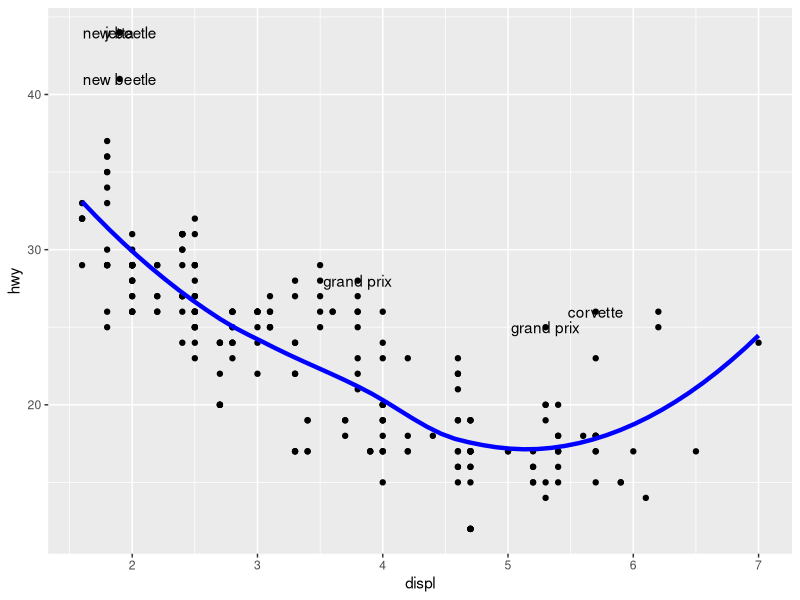
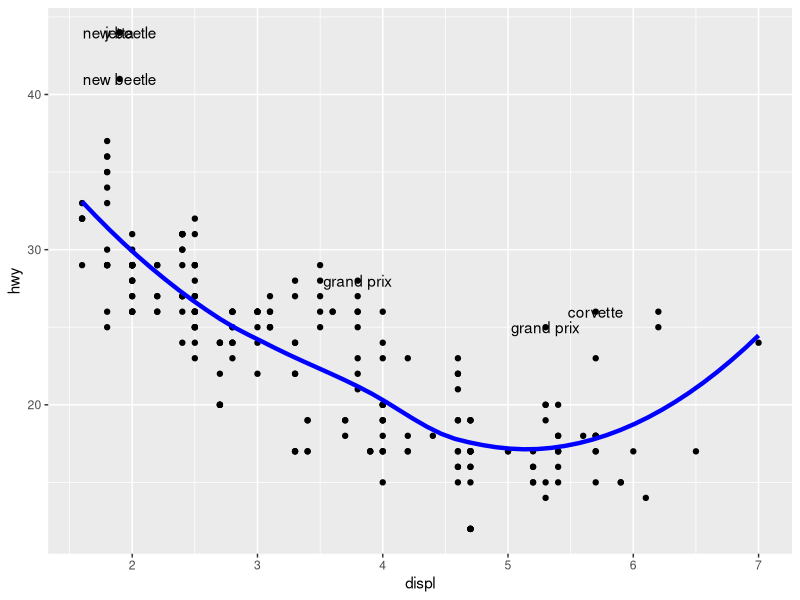

The R script that drew these images, in order:

# -------------------------------------------------------------------------

library(ggplot2)
library(dplyr)
# -------------------------------------------------------------------------

             # data 
# The data on each layer doesn’t need to be the same, and it’s often useful
# to combine multiple datasets in a single plot.

# -------------------------------------------------------------------------

# Loess short for Local Regression is a non-parametric approach that fits multiple #regressions in local neighborhood. 
mod <- loess(hwy ~ displ, data = mpg)

# generate a sequence of 50 nos using min-max of displ
grid <- tibble(displ = seq(min(mpg$displ), max(mpg$displ), length = 50))

# use the mod to predict a value for hwy
grid$hwy <- predict(mod, newdata = grid)

# grid output 

# -------------------------------------------------------------------------

grid


# -------------------------------------------------------------------------

# Next, I’ll isolate observations that are particularly far away from their
# predicted values:

# -------------------------------------------------------------------------
std_resid <- resid(mod)/ mod$s

outlier <- filter(mpg, abs(std_resid) >2)
outlier

# -------------------------------------------------------------------------

# 
# I’ve generated these datasets because it’s common to enhance the display
# of raw data with a statistical summary and some annotations. With these
# new datasets, I can improve our initial scatterplot by overlaying a smoothed
# line, and labelling the outlying points:

# -------------------------------------------------------------------------

ggplot(mpg, aes(displ, hwy)) + 
  geom_point() + 
  geom_line(data = grid, color="blue", size = 1.5) + 
  geom_text(data = outlier, aes(label=model))


# -------------------------------------------------------------------------

# We could define the same plot in another way, omitting the default dataset, 
# and specifying a dataset for each layer

# -------------------------------------------------------------------------

ggplot(mapping = aes(displ, hwy)) + 
  geom_point(data = mpg) + 
  geom_line(data = grid, color="blue", size=1.5) + 
  geom_text(data = outlier, aes(label = model))
